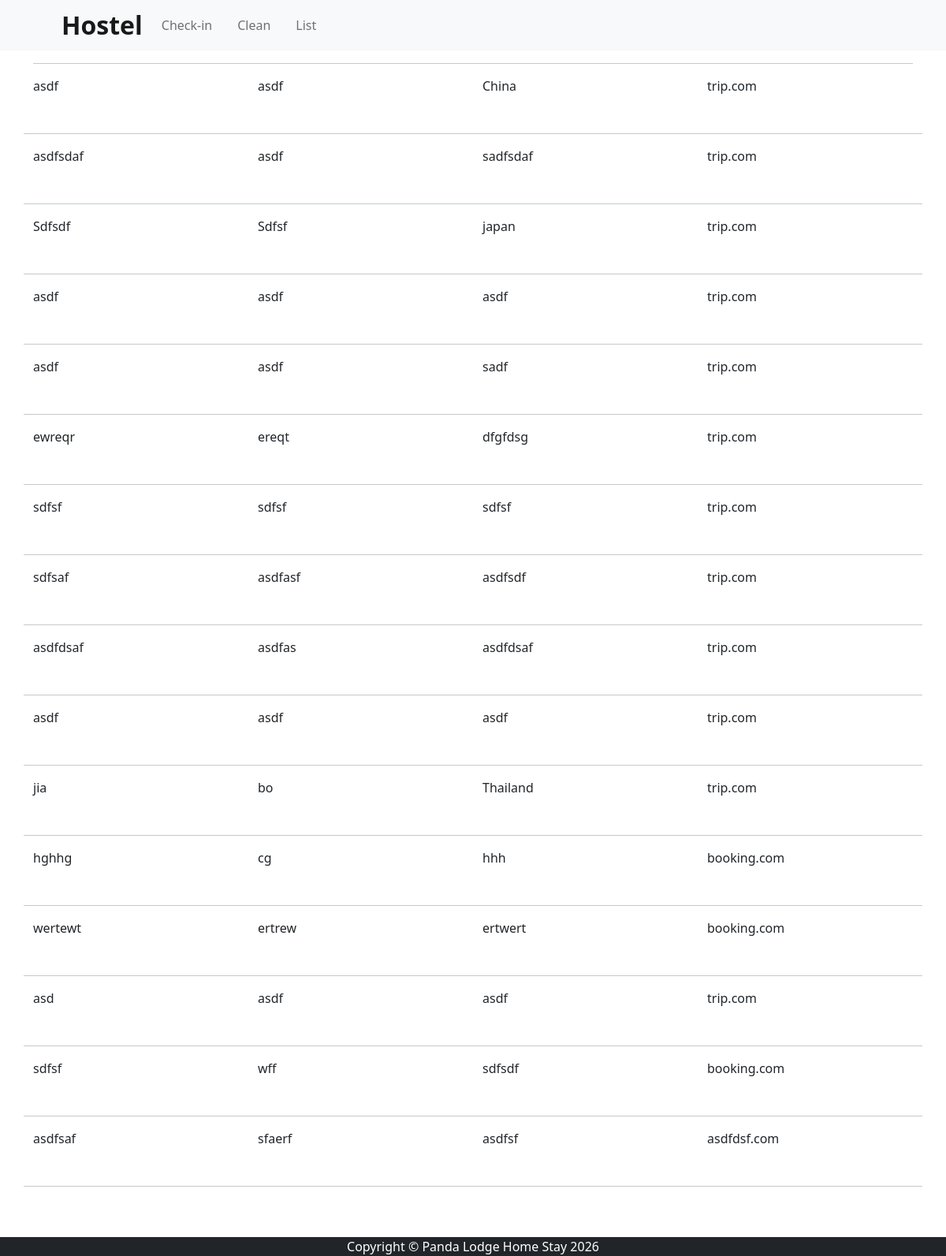
The page /hostel/glist/ (signed in) on the database as committed earlier.
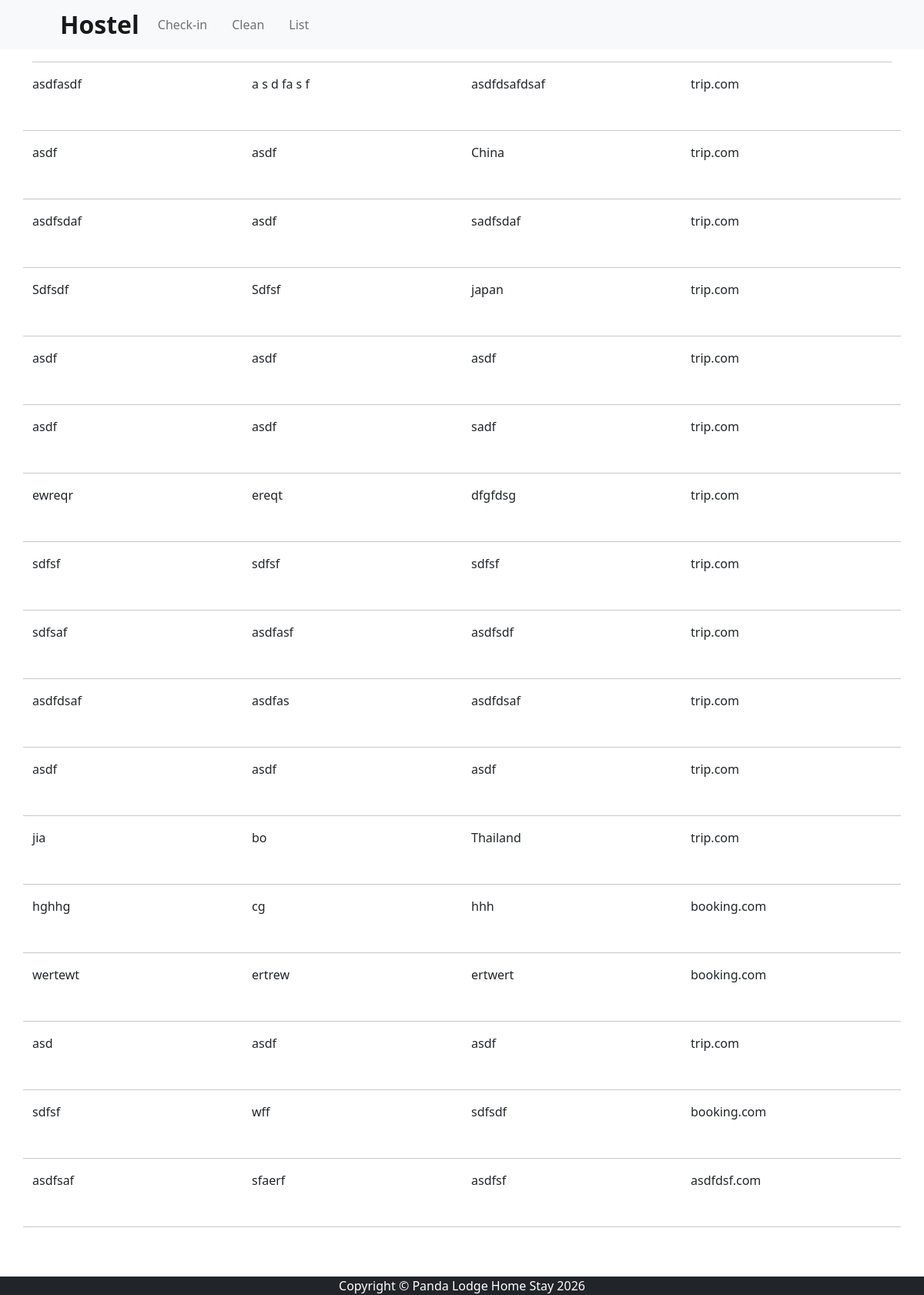
The same page on the database as committed later.
### hostel/models.py (models this page shows, shortened)
class Guest(models.Model):
    date_modified = models.DateTimeField(auto_now=True)
    givenname = models.CharField(max_length=30, blank=True)
    surname = models.CharField(max_length=30, blank=True)
    country = models.CharField(max_length=30, blank=True)
    platform = models.CharField(max_length=30, blank=True)
    passport = CloudinaryField('image', blank=False, null=False)
    selfie = CloudinaryField('image', blank=False, null=False)
    terms_answers = models.JSONField(default=dict, blank=True)

### hostel/views.py (the view)
# urls.py: path('glist/', views.gList, name='glist'),
def gList(request):
    if not request.session.get('access_granted'):
        return redirect(f"/hostel/access/?next=/hostel/glist/")
    guests = Guest.objects.all().order_by('-id')
    return render(request, 'hostel/glist.html', {'guest': guests})

### cart/context_processors.py (called while the page is built)
def cart(request):
    return {'cart': Cart(request)}

### hostel/context_processors.py (called while the page is built)
def language(request):
    return {
        'lang': request.session.get('lang', 'en')
    }

### store/context_processors.py (called while the page is built)
def base_breadcrumbs(request):
    path = request.path
    parts = path.strip('/').split('/')
    breadcrumbs = []
    url = ''
    for part in parts:
        url += f'/{part}'
        breadcrumbs.append({'name': part.replace('_', ' ').capitalize(), 'url': url})
    return {'breadcrumbs': breadcrumbs}

### hostel/templates/hostel/glist.html (shortened to what this page needs)
{% extends 'hostel/h_base.html' %}
{% block content %}
<div class="container">
    <hr>
    {% for g in guest %}
        <div class="row">
            <div class="col-3">{{ g.surname }}</div>
            <div class="col-3">{{ g.givenname }}</div>
            <div class="col-3">{{ g.country }}</div>
            <div class="col-3 mb-2">{{ g.platform }}.com</div>
            <div class="col-6 mb-3">
            </div>
            <div class="col-6">
            </div>
            <hr>
        </div>
    {% empty %}
        <p>No guests found.</p>
    {% endfor %}
</div>
<br/><br/>
{% endblock %}

Rows that differ between the two databases and show on the page:
added Guest: surname "asdfasdf", givenname "a s d fa s f", country "asdfdsafdsaf", platform "trip"
